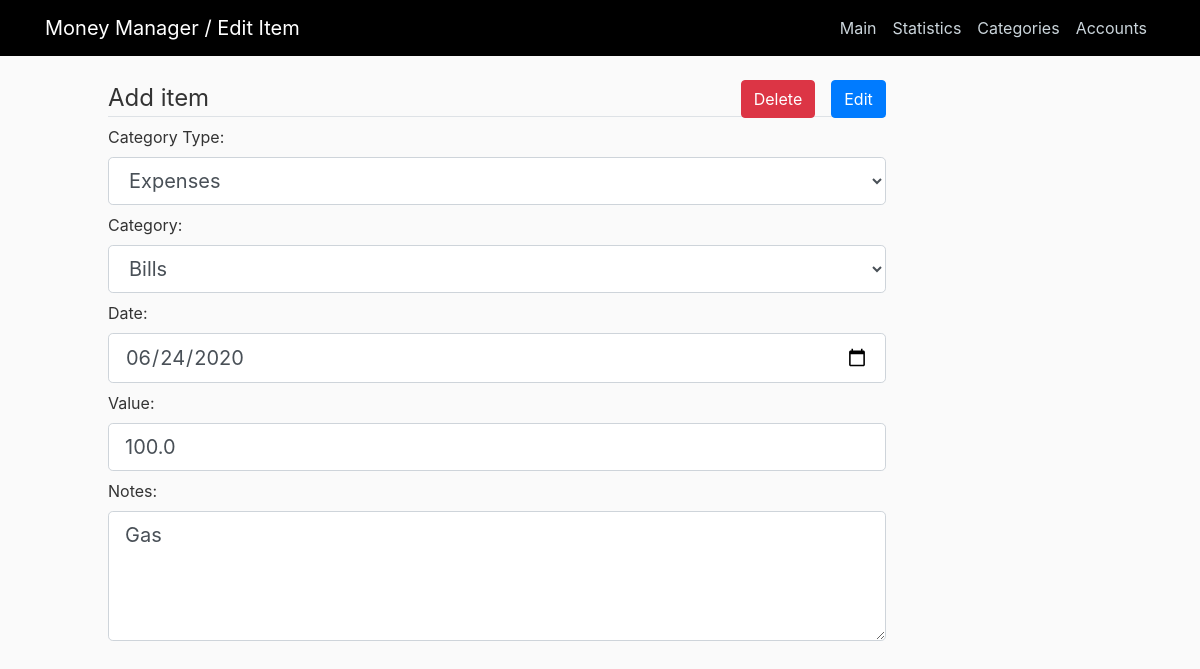
The app's page /edit/38/ (signed in) with its own data.
### home/models.py (models this page shows, shortened)
class Item(models.Model):
    category= models.ForeignKey(Category, related_name="items", on_delete=models.CASCADE)
    account = models.ForeignKey(Account, on_delete=models.CASCADE)
    date = models.DateTimeField(default=timezone.now)
    value = models.FloatField()
    notes = models.TextField()

### home/views.py (the view)
# urls.py: path('edit/<int:id>/', views.edit_item, name="item-edit"),
@login_required
def edit_item(request, id):
    if request.method == "POST":
        item = Item.objects.filter(id=id).first()
        old_value = item.value
        old_category_type = item.category.category_type.type_name
        form = AddItemForm(request.POST, instance=item)
        account = Account.objects.filter(user=request.user, active=True).first()
        if form.is_valid():
            if str(form.cleaned_data["category_type"]) != old_category_type:
                if str(form.cleaned_data["category_type"]) == "Expenses":
                    account.total_income = account.total_income - old_value
                    account.total_spendings = account.total_spendings + form.cleaned_data.get("value")
                    account.save()
                else:
                    account.total_spendings = account.total_spendings - old_value
                    account.total_income = account.total_income + form.cleaned_data.get("value")
                    account.save()
            else:
                if str(form.cleaned_data["category_type"]) == "Expenses":
                    account.total_spendings = account.total_spendings - old_value
                    account.total_spendings = account.total_spendings + form.cleaned_data.get("value")
                    account.save()
                else:
                    account.total_income = account.total_income - old_value
                    account.total_income = account.total_income + form.cleaned_data.get("value")
                    account.save()
            form.save()
            messages.success(request, "Item has been updated")
            return redirect("home")
    else:
        item = Item.objects.filter(id=id).first()
        form = AddItemForm(instance=item, initial={'category_type': item.category.category_type})
        return render(request, 'home/edititem.html', {'form': form, 'title': "Edit Item", 'id': id})

### home/models.py (called while the page is built)
    def __str__(self):
        return self.type_name

    def __str__(self):
        return self.name

### home/templates/home/edititem.html (shortened to what this page needs)
{% extends "home/base.html" %}
{% block content %}
<form action="#" method="post" id="ItemForm" category-url="{% url 'ajax_load_categories' %}">
    <legend class="border-bottom mb-2">Add item
        <input class="btn btn-primary float-right" type="submit" value="Edit">
        <a class="btn btn-danger float-right mr-3" style="color:#fff" href="{% url 'delete-item' id %}" >
            Delete
        </a>
    </legend>
    {{ form }}
</form>
{% endblock content %}

### home/static/home/main.css (style rules this page uses)
body { background: #fafafa; color: #333333; margin-top: 5rem; }

### records on screen
Item: category "Bills", date "06/24/2020", value "100.0", notes "Gas"

### other values on screen
{{ title }} "Edit Item"
